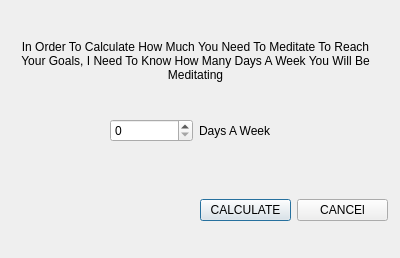
<?xml version="1.0" encoding="UTF-8"?>
<ui version="4.0">
 <class>goalpacingDialog</class>
 <widget class="QDialog" name="goalpacingDialog">
  <property name="geometry">
   <rect>
    <x>0</x>
    <y>0</y>
    <width>400</width>
    <height>258</height>
   </rect>
  </property>
  <property name="windowTitle">
   <string>Dialog</string>
  </property>
  <widget class="QLabel" name="goalpacingtopLabel">
   <property name="geometry">
    <rect>
     <x>10</x>
     <y>20</y>
     <width>371</width>
     <height>81</height>
    </rect>
   </property>
   <property name="text">
    <string>In Order To Calculate How Much You Need To Meditate To Reach Your Goals, I Need To Know How Many Days A Week You Will Be Meditating</string>
   </property>
   <property name="alignment">
    <set>Qt::AlignCenter</set>
   </property>
   <property name="wordWrap">
    <bool>true</bool>
   </property>
  </widget>
  <widget class="QWidget" name="horizontalLayoutWidget">
   <property name="geometry">
    <rect>
     <x>110</x>
     <y>110</y>
     <width>171</width>
     <height>41</height>
    </rect>
   </property>
   <layout class="QHBoxLayout" name="goalpacingValuesLayout">
    <item>
     <widget class="QSpinBox" name="goalpaincgValue">
      <property name="maximum">
       <number>7</number>
      </property>
     </widget>
    </item>
    <item>
     <widget class="QLabel" name="goalpacingdaysLabel">
      <property name="text">
       <string>Days A Week</string>
      </property>
     </widget>
    </item>
   </layout>
  </widget>
  <widget class="QWidget" name="horizontalLayoutWidget_2">
   <property name="geometry">
    <rect>
     <x>200</x>
     <y>190</y>
     <width>188</width>
     <height>41</height>
    </rect>
   </property>
   <layout class="QHBoxLayout" name="goalpacingButtonLayout">
    <item>
     <widget class="QPushButton" name="goalpacingcalculateButton">
      <property name="text">
       <string>CALCULATE</string>
      </property>
     </widget>
    </item>
    <item>
     <widget class="QPushButton" name="goalpacingcancelButton">
      <property name="text">
       <string>CANCEl</string>
      </property>
     </widget>
    </item>
   </layout>
  </widget>
 </widget>
 <resources/>
 <connections/>
</ui>
